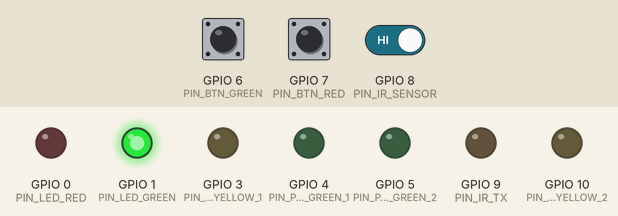
Bench run of a program on a simulated ESP32-C3. Parts: output pins drawn as LEDs (lit = HIGH). The test bench sets the inputs (shaded band); at power-on: GPIO 8 (PIN_IR_SENSOR) HIGH, GPIO 6 (PIN_BTN_GREEN) HIGH, GPIO 7 (PIN_BTN_RED) HIGH. EEPROM starts erased.

Above: at 0.4 s.
At 1.7 s:
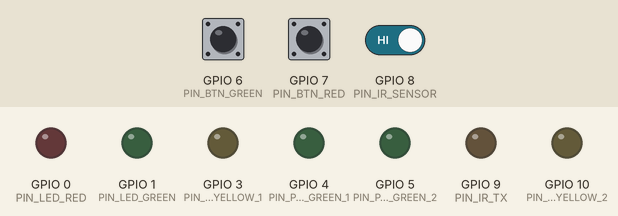
1.8 s: GPIO 8 (PIN_IR_SENSOR) driven LOW
At 3.43 s:
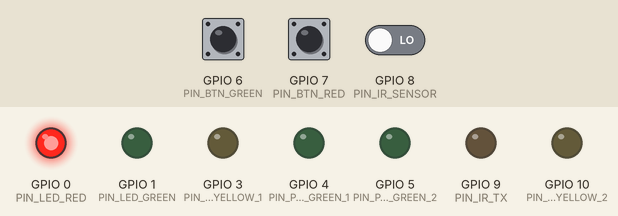
Timing chart, 0 to 4.9 s (numbered marks = the images above; inputs shaded):
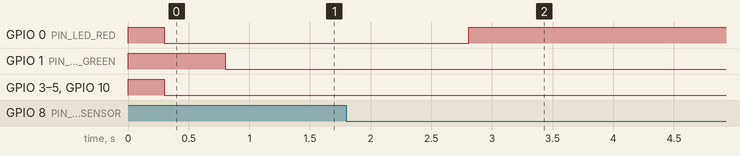

The program:

main.cpp
```cpp
#include <Arduino.h>
#include "LifecycleManager.h"
#include "SignalController.h"
#include "ButtonHandler.h"
#include "EspNowManager.h"
#include "TrainDetector.h"

static LifecycleManager lifecycle;
static SignalController signalCtrl;
static ButtonHandler buttons;
static EspNowManager comm;
static TrainDetector detector;

// === Pairing Mode Logic ===
static bool inPairing = false;

static void handlePairing() {
    if (!inPairing) return;

    comm.update();
    buttons.update();

    // Green button → offer self as "next signal"
    if (buttons.greenEvent() == ButtonEvent::SHORT_PRESS) {
        comm.sendPairOffer();
    }

    // Red button → accept incoming offer
    if (buttons.redEvent() == ButtonEvent::SHORT_PRESS && comm.hasPairOffer()) {
        comm.acceptPairOffer();
        // Flash green to confirm
        signalCtrl.identifyFlash();
    }

    // Timeout → exit
    if (comm.pairingTimedOut()) {
        comm.exitPairing();
        inPairing = false;
    }
}

// === Running Mode Logic ===
static void handleRunning() {
    if (lifecycle.stage() != Stage::RUNNING) return;

    // Check for pairing mode entry (both buttons held 3s)
    if (buttons.bothHeldTriggered()) {
        comm.enterPairing();
        inPairing = true;
        signalCtrl.allOff();
        return;
    }

    if (inPairing) {
        handlePairing();
        return;
    }

    // Train detection → RED
    if (detector.triggered()) {
        signalCtrl.setMain(MainSignal::RED);
    }

    // Green button → force GREEN
    if (buttons.greenEvent() == ButtonEvent::SHORT_PRESS) {
        signalCtrl.setMain(MainSignal::GREEN);
    }

    // Red button → force RED
    if (buttons.redEvent() == ButtonEvent::SHORT_PRESS) {
        signalCtrl.setMain(MainSignal::RED);
    }

    // Next signal detected train → our block is clear
    if (comm.peerDetectedTrain()) {
        signalCtrl.notifyBlockClear();
    }

    // Receive peer state → update pre-signal
    if (comm.received()) {
        PreSignal pre = (comm.peerMainState() == MainSignal::RED)
            ? PreSignal::YELLOW : PreSignal::GREEN;
        signalCtrl.setPre(pre);
    }

    // Broadcast on state change
    if (signalCtrl.mainChanged()) {
        comm.sendState(signalCtrl.mainState());
        signalCtrl.clearMainChanged();
    }
}

void setup() {
    Serial.begin(115200);
    lifecycle.begin(signalCtrl, buttons, comm, detector);
}

void loop() {
    lifecycle.update();
    handleRunning();
}
```

ButtonHandler.h
```cpp
#pragma once
#include "signal_types.h"

class ButtonHandler {
public:
    void begin();
    void update();
    ButtonEvent greenEvent();
    ButtonEvent redEvent();
    bool bothHeld() const { return _bothHeld; }
    bool bothHeldTriggered();

private:
    struct BtnState {
        uint8_t pin = 0;
        bool lastReading = true;
        bool pressed = false;
        uint32_t lastChange = 0;
        uint32_t pressStart = 0;
        ButtonEvent event = ButtonEvent::NONE;
    };
    void updateBtn(BtnState& b);

    BtnState _green;
    BtnState _red;
    bool _bothHeld = false;
    bool _bothHeldFired = false;
    uint32_t _bothHeldStart = 0;
};
```

EspNowManager.h
```cpp
#pragma once
#include "signal_types.h"

class EspNowManager {
public:
    void begin(uint8_t signalId);
    void update();
    void sendState(MainSignal state);
    void requestState();

    // Pairing
    void enterPairing();
    void exitPairing();
    void sendPairOffer();
    void sendPairAccept(const uint8_t* mac);
    bool isPairing() const { return _pairing; }
    bool pairingTimedOut() const;
    bool hasPairOffer() const { return _hasPairOffer; }
    void acceptPairOffer();
    void getPairOfferMac(uint8_t mac[6]) const;

    // Reception
    bool hasPeerState() const { return _hasPeerState; }
    bool received() const { return _received; }
    MainSignal peerMainState() const { return _peerMain; }
    bool peerDetectedTrain() const { return _peerDetectedTrain; }

    // Peer management
    void clearPeers();
    void addPeer(const uint8_t mac[6]);
    void loadPeersFromNvs();
    void savePeersToNvs();
    uint8_t peerCount() const { return _peerCount; }

private:
    static void onReceive(const uint8_t* mac, const uint8_t* data, int len);
    void broadcast(const SignalMessage& msg);

    static EspNowManager* _instance;
    uint8_t _signalId = 1;
    uint8_t _sequence = 0;
    uint32_t _lastHeartbeat = 0;

    // Peers
    uint8_t _peers[MAX_PEERS][6] = {};
    uint8_t _peerCount = 0;

    // Pairing state
    bool _pairing = false;
    uint32_t _pairingStart = 0;
    bool _hasPairOffer = false;
    uint8_t _pairOfferMac[6] = {};

    // Received state
    bool _hasPeerState = false;
    bool _received = false;
    bool _peerDetectedTrain = false;
    MainSignal _peerMain = MainSignal::GREEN;
    uint8_t _lastSequence[MAX_PEERS] = {};
};
```

LifecycleManager.h
```cpp
#pragma once
#include "signal_types.h"

class SignalController;
class ButtonHandler;
class EspNowManager;
class TrainDetector;

class LifecycleManager {
public:
    void begin(SignalController& signal, ButtonHandler& buttons,
               EspNowManager& comm, TrainDetector& detector);
    void update();
    Stage stage() const { return _stage; }

private:
    void enterBoot();
    void enterConfig();
    void enterIdentify();
    void enterConnect();
    void enterRunning();
    void enterSleep();

    Stage _stage = Stage::BOOT;
    SignalController* _signal = nullptr;
    ButtonHandler* _buttons = nullptr;
    EspNowManager* _comm = nullptr;
    TrainDetector* _detector = nullptr;
    uint8_t _signalId = 1;
    uint32_t _stageStart = 0;
    uint32_t _lastActivity = 0;
};
```

SignalController.h
```cpp
#pragma once
#include "signal_types.h"

class SignalController {
public:
    void begin();
    void update();
    void selfTest();
    void identifyFlash();
    void allOff();

    void setMain(MainSignal state);
    void setPre(PreSignal state);
    void setSignalId(uint8_t id) { _id = id; }
    void notifyBlockClear();

    MainSignal mainState() const { return _main; }
    PreSignal preState() const { return _pre; }
    uint8_t signalId() const { return _id; }
    bool mainChanged() const { return _mainChanged; }
    void clearMainChanged() { _mainChanged = false; }

private:
    void applyMain();
    void applyPre();

    MainSignal _main = MainSignal::GREEN;
    PreSignal _pre = PreSignal::GREEN;
    uint8_t _id = 1;
    uint32_t _redTimerStart = 0;
    bool _redTimerActive = false;
    bool _mainChanged = false;
};
```

TrainDetector.h
```cpp
#pragma once
#include "signal_types.h"

class TrainDetector {
public:
    void begin(uint8_t signalId);
    void update();
    bool triggered() const { return _triggered; }

private:
    void sendBurst();
    bool readReflection();

    uint8_t _signalId = 1;
    bool _triggered = false;
    uint32_t _lastDetect = 0;
    uint32_t _lastCheck = 0;
};
```

signal_types.h
```cpp
#pragma once
#include <cstdint>

// === Main signal state ===
enum class MainSignal : uint8_t { RED = 0, GREEN = 1 };

// === Pre-signal state ===
enum class PreSignal : uint8_t { YELLOW = 0, GREEN = 1 };

// === Lifecycle stages ===
enum class Stage : uint8_t { BOOT, CONFIG, IDENTIFY, CONNECT, RUNNING, SLEEP };

// === ESP-NOW message types ===
enum class MsgType : uint8_t {
    STATE = 0,
    PAIR_OFFER = 1,
    PAIR_ACCEPT = 2,
    STATE_REQUEST = 3
};

// === ESP-NOW message (4 bytes) ===
struct SignalMessage {
    uint8_t signal_id;
    uint8_t main_state;
    uint8_t msg_type;
    uint8_t sequence;
};

// === Button events ===
enum class ButtonEvent : uint8_t { NONE, SHORT_PRESS, LONG_PRESS };

// === Timing constants (ms) ===
constexpr uint32_t HEARTBEAT_INTERVAL_MS   = 2000;
constexpr uint32_t AUTO_GREEN_TIMER_MS     = 30000;
constexpr uint32_t SLEEP_TIMEOUT_MS        = 300000;   // 5 minutes
constexpr uint32_t BUTTON_DEBOUNCE_MS      = 50;
constexpr uint32_t BUTTON_LONG_PRESS_MS    = 3000;
constexpr uint32_t IR_DEBOUNCE_MS          = 100;
constexpr uint32_t PAIRING_TIMEOUT_MS      = 30000;
constexpr uint32_t CONNECT_TIMEOUT_MS      = 2000;
constexpr uint32_t SELFTEST_DURATION_MS    = 300;
constexpr uint32_t IDENTIFY_DURATION_MS    = 500;
constexpr uint8_t  MAX_RETRIES             = 3;
constexpr uint32_t RETRY_DELAY_MS          = 50;
constexpr uint32_t IR_BURST_MS             = 5;        // Duration of one IR burst
constexpr uint32_t IR_GAP_MS              = 5;        // Gap between bursts
constexpr uint32_t IR_CARRIER_HZ           = 38000;
constexpr uint8_t  MAX_PEERS               = 6;        // Max stored peers (station mode)
```

ButtonHandler.cpp
```cpp
#include "ButtonHandler.h"
#include "config/pins.h"
#include <Arduino.h>

void ButtonHandler::begin() {
    _green.pin = PIN_BTN_GREEN;
    _red.pin = PIN_BTN_RED;
    pinMode(PIN_BTN_GREEN, INPUT_PULLUP);
    pinMode(PIN_BTN_RED, INPUT_PULLUP);
}

void ButtonHandler::update() {
    _green.event = ButtonEvent::NONE;
    _red.event = ButtonEvent::NONE;
    updateBtn(_green);
    updateBtn(_red);

    bool bothNow = !digitalRead(PIN_BTN_GREEN) && !digitalRead(PIN_BTN_RED);
    if (bothNow && !_bothHeld) {
        _bothHeld = true;
        _bothHeldStart = millis();
        _bothHeldFired = false;
    } else if (!bothNow) {
        _bothHeld = false;
        _bothHeldFired = false;
    }
}

bool ButtonHandler::bothHeldTriggered() {
    if (_bothHeld && !_bothHeldFired &&
        (millis() - _bothHeldStart >= BUTTON_LONG_PRESS_MS)) {
        _bothHeldFired = true;
        return true;
    }
    return false;
}

ButtonEvent ButtonHandler::greenEvent() {
    ButtonEvent e = _green.event;
    _green.event = ButtonEvent::NONE;
    return e;
}

ButtonEvent ButtonHandler::redEvent() {
    ButtonEvent e = _red.event;
    _red.event = ButtonEvent::NONE;
    return e;
}

void ButtonHandler::updateBtn(BtnState& b) {
    bool reading = digitalRead(b.pin);
    uint32_t now = millis();

    if (reading != b.lastReading) b.lastChange = now;
    b.lastReading = reading;
    if (now - b.lastChange < BUTTON_DEBOUNCE_MS) return;

    bool pressed = !reading;
    if (pressed && !b.pressed) {
        b.pressed = true;
        b.pressStart = now;
    } else if (!pressed && b.pressed) {
        b.pressed = false;
        uint32_t dur = now - b.pressStart;
        b.event = (dur >= BUTTON_LONG_PRESS_MS) ? ButtonEvent::LONG_PRESS : ButtonEvent::SHORT_PRESS;
    }
}
```

EspNowManager.cpp
```cpp
#include "EspNowManager.h"
#include <Arduino.h>
#include <WiFi.h>
#include <esp_now.h>
#include <Preferences.h>

static const char* TAG = "EspNow";
EspNowManager* EspNowManager::_instance = nullptr;
static const uint8_t BROADCAST_ADDR[6] = {0xFF,0xFF,0xFF,0xFF,0xFF,0xFF};

void EspNowManager::begin(uint8_t signalId) {
    _instance = this;
    _signalId = signalId;
    WiFi.mode(WIFI_STA);
    WiFi.disconnect();

    if (esp_now_init() != ESP_OK) {
        ESP_LOGE(TAG, "Init failed");
        return;
    }
    esp_now_register_recv_cb(onReceive);

    // Register broadcast peer
    esp_now_peer_info_t bcast = {};
    memcpy(bcast.peer_addr, BROADCAST_ADDR, 6);
    bcast.channel = 0;
    bcast.encrypt = false;
    esp_now_add_peer(&bcast);

    ESP_LOGI(TAG, "Initialized, id=%d, peers=%d", _signalId, _peerCount);
}

void EspNowManager::update() {
    _received = false;
    _peerDetectedTrain = false;
    _hasPairOffer = false;

    // Heartbeat
    if (!_pairing && (millis() - _lastHeartbeat >= HEARTBEAT_INTERVAL_MS)) {
        _lastHeartbeat = millis();
        SignalMessage msg = {_signalId, (uint8_t)_peerMain, (uint8_t)MsgType::STATE, _sequence};
        broadcast(msg);
    }
}

void EspNowManager::sendState(MainSignal state) {
    SignalMessage msg = {_signalId, (uint8_t)state, (uint8_t)MsgType::STATE, ++_sequence};
    // Broadcast immediately + retry
    for (uint8_t i = 0; i <= MAX_RETRIES; i++) {
        broadcast(msg);
        if (i < MAX_RETRIES) delay(RETRY_DELAY_MS);
    }
    _lastHeartbeat = millis();
}

void EspNowManager::requestState() {
    SignalMessage msg = {_signalId, 0, (uint8_t)MsgType::STATE_REQUEST, ++_sequence};
    broadcast(msg);
}

void EspNowManager::enterPairing() {
    _pairing = true;
    _pairingStart = millis();
    clearPeers();
    ESP_LOGI(TAG, "Pairing mode entered (peers cleared)");
}

void EspNowManager::exitPairing() {
    _pairing = false;
    savePeersToNvs();
    ESP_LOGI(TAG, "Pairing mode exited, %d peers stored", _peerCount);
}

bool EspNowManager::pairingTimedOut() const {
    return _pairing && (millis() - _pairingStart >= PAIRING_TIMEOUT_MS);
}

void EspNowManager::sendPairOffer() {
    SignalMessage msg = {_signalId, 0, (uint8_t)MsgType::PAIR_OFFER, ++_sequence};
    broadcast(msg);
    ESP_LOGI(TAG, "Pair offer sent");
}

void EspNowManager::sendPairAccept(const uint8_t* mac) {
    SignalMessage msg = {_signalId, 0, (uint8_t)MsgType::PAIR_ACCEPT, ++_sequence};
    broadcast(msg);
    ESP_LOGI(TAG, "Pair accept sent");
}

void EspNowManager::acceptPairOffer() {
    if (_hasPairOffer) {
        addPeer(_pairOfferMac);
        sendPairAccept(_pairOfferMac);
        _pairingStart = millis();  // Extend timeout
        ESP_LOGI(TAG, "Peer added, timeout extended");
    }
}

void EspNowManager::getPairOfferMac(uint8_t mac[6]) const {
    memcpy(mac, _pairOfferMac, 6);
}

void EspNowManager::clearPeers() {
    _peerCount = 0;
    memset(_peers, 0, sizeof(_peers));
}

void EspNowManager::addPeer(const uint8_t mac[6]) {
    if (_peerCount >= MAX_PEERS) return;
    memcpy(_peers[_peerCount], mac, 6);
    _peerCount++;
}

void EspNowManager::loadPeersFromNvs() {
    Preferences prefs;
    prefs.begin("myampel", true);
    _peerCount = prefs.getUChar("peer_count", 0);
    if (_peerCount > MAX_PEERS) _peerCount = 0;
    for (uint8_t i = 0; i < _peerCount; i++) {
        char key[12];
        snprintf(key, sizeof(key), "peer_%d", i);
        prefs.getBytes(key, _peers[i], 6);
    }
    prefs.end();
}

void EspNowManager::savePeersToNvs() {
    Preferences prefs;
    prefs.begin("myampel", false);
    prefs.putUChar("peer_count", _peerCount);
    for (uint8_t i = 0; i < _peerCount; i++) {
        char key[12];
        snprintf(key, sizeof(key), "peer_%d", i);
        prefs.putBytes(key, _peers[i], 6);
    }
    prefs.end();
}

void EspNowManager::broadcast(const SignalMessage& msg) {
    esp_now_send(BROADCAST_ADDR, (uint8_t*)&msg, sizeof(msg));
}

void EspNowManager::onReceive(const uint8_t* mac, const uint8_t* data, int len) {
    if (!_instance || len != sizeof(SignalMessage)) return;

    SignalMessage msg;
    memcpy(&msg, data, sizeof(msg));
    if (msg.signal_id == _instance->_signalId) return;  // Ignore own messages

    MsgType type = (MsgType)msg.msg_type;

    if (type == MsgType::STATE) {
        // Check if from a known peer
        for (uint8_t i = 0; i < _instance->_peerCount; i++) {
            if (memcmp(mac, _instance->_peers[i], 6) == 0) {
                // Duplicate detection
                if (msg.sequence == _instance->_lastSequence[i]) return;
                _instance->_lastSequence[i] = msg.sequence;

                MainSignal newState = (MainSignal)msg.main_state;
                // If peer just went RED, it detected a train → our block is clear
                if (newState == MainSignal::RED && _instance->_peerMain != MainSignal::RED) {
                    _instance->_peerDetectedTrain = true;
                }
                _instance->_peerMain = newState;
                _instance->_hasPeerState = true;
                _instance->_received = true;
                break;
            }
        }
    } else if (type == MsgType::PAIR_OFFER && _instance->_pairing) {
        memcpy(_instance->_pairOfferMac, mac, 6);
        _instance->_hasPairOffer = true;
        _instance->_received = true;
    } else if (type == MsgType::PAIR_ACCEPT && _instance->_pairing) {
        _instance->_received = true;
    } else if (type == MsgType::STATE_REQUEST) {
        // Respond with current state
        _instance->_received = true;
    }
}
```

TrainDetector.cpp
```cpp
#include "TrainDetector.h"
#include "config/pins.h"
#include <Arduino.h>

static const char* TAG = "IR";

void TrainDetector::begin(uint8_t signalId) {
    _signalId = signalId;
    pinMode(PIN_IR_SENSOR, INPUT_PULLUP);
    ledcSetup(0, IR_CARRIER_HZ, 8);  // Channel 0, 38kHz, 8-bit
    ledcAttachPin(PIN_IR_TX, 0);
    ledcWrite(0, 0);  // Start off
}

void TrainDetector::update() {
    _triggered = false;
    uint32_t now = millis();

    // Check every 50ms
    if (now - _lastCheck < 50) return;
    _lastCheck = now;

    sendBurst();
    delayMicroseconds(200);  // Wait for reflection
    bool detected = readReflection();

    if (detected && (now - _lastDetect >= IR_DEBOUNCE_MS)) {
        _lastDetect = now;
        _triggered = true;
        ESP_LOGI(TAG, "Train detected (signal %d)", _signalId);
    }
}

void TrainDetector::sendBurst() {
    // Send unique code: N bursts where N = signal_id
    // Each burst is IR_BURST_MS of 38kHz followed by IR_GAP_MS silence
    for (uint8_t i = 0; i < _signalId; i++) {
        ledcWrite(0, 128);  // 50% duty = 38kHz on
        delay(IR_BURST_MS);
        ledcWrite(0, 0);    // Off
        if (i < _signalId - 1) delay(IR_GAP_MS);
    }
}

bool TrainDetector::readReflection() {
    // Phototransistor: LOW = IR light reflected back (train present)
    // Sample multiple times to confirm
    uint8_t lowCount = 0;
    for (uint8_t i = 0; i < 5; i++) {
        if (!digitalRead(PIN_IR_SENSOR)) lowCount++;
        delayMicroseconds(100);
    }
    return lowCount >= 3;  // Majority vote
}
```

pins.h
```cpp
#pragma once

// =============================================================================
// MyAmpel Pin Configuration
// GPIO assignments for ESP32-C3-MINI-1
// =============================================================================

// Main Signal LEDs
#define PIN_LED_RED       0
#define PIN_LED_GREEN     1

// Pre-Signal LEDs
#define PIN_PRE_YELLOW_1  3    // Yellow LED 1
#define PIN_PRE_YELLOW_2  10   // Yellow LED 2
#define PIN_PRE_GREEN_1   4    // Green LED 1
#define PIN_PRE_GREEN_2   5    // Green LED 2

// Buttons (active low, internal pull-up)
#define PIN_BTN_GREEN     6
#define PIN_BTN_RED       7

// IR Sensor (active low — goes LOW when beam broken)
#define PIN_IR_SENSOR     8

// IR Transmitter (38kHz PWM modulated)
#define PIN_IR_TX         9
```

Source omitted: LifecycleManager.cpp (3176 bytes), SignalController.cpp (2691 bytes)

Measured:
- after the input at 1.8 s, GPIO 0 (PIN_LED_RED): LOW → HIGH after 1.0 s
